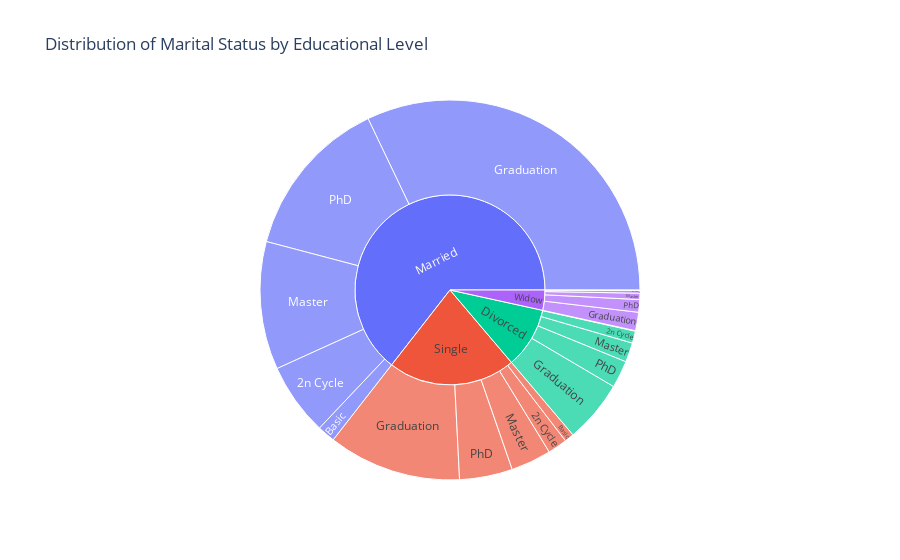

The code cell stored with this chart in its notebook:
### Code cell
fig = px.sunburst(df, path=['Marital_Status', 'Education'], 
                    labels={'Status': 'Marital_Status', 'Education': 'Education'}, 
                    title='Distribution of Marital Status by Educational Level')
fig.show()

### Figure 1 — Plotly figure (JSON) as saved in the notebook; plotly's stock layout.template omitted (floating-point values rounded to 4 significant figures)
{"data": [{"branchvalues": "total", "domain": {"x": [0, 1], "y": [0, 1]}, "hovertemplate": "labels=%{label}<br>count=%{value}<br>parent=%{parent}<br>id=%{id}<extra></extra>", "ids": ["Divorced/2n Cycle", "Married/2n Cycle", "Single/2n Cycle", "Widow/2n Cycle", "Divorced/Basic", "Married/Basic", "Single/Basic", "Widow/Basic", "Divorced/Graduation", "Married/Graduation", "Single/Graduation", "Widow/Graduation", "Divorced/Master", "Married/Master", "Single/Master", "Widow/Master", "Divorced/PhD", "Married/PhD", "Single/PhD", "Widow/PhD", "Divorced", "Married", "Single", "Widow"], "labels": ["2n Cycle", "2n Cycle", "2n Cycle", "2n Cycle", "Basic", "Basic", "Basic", "Basic", "Graduation", "Graduation", "Graduation", "Graduation", "Master", "Master", "Master", "Master", "PhD", "PhD", "PhD", "PhD", "Divorced", "Married", "Single", "Widow"], "name": "", "parents": ["Divorced", "Married", "Single", "Widow", "Divorced", "Married", "Single", "Widow", "Divorced", "Married", "Single", "Widow", "Divorced", "Married", "Single", "Widow", "Divorced", "Married", "Single", "Widow", "", "", "", ""], "type": "sunburst", "values": [23, 138, 37, 5, 1, 34, 18, 1, 119, 719, 254, 35, 37, 244, 77, 12, 52, 309, 101, 24, 232, 1444, 487, 77]}], "layout": {"legend": {"tracegroupgap": 0}, "title": {"text": "Distribution of Marital Status by Educational Level"}}}
